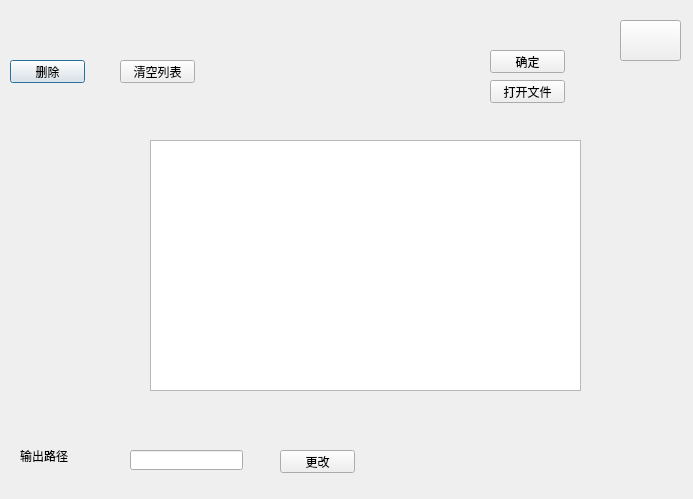
<?xml version="1.0" encoding="UTF-8"?>
<ui version="4.0">
 <class>fbxFile</class>
 <widget class="QDialog" name="fbxFile">
  <property name="geometry">
   <rect>
    <x>0</x>
    <y>0</y>
    <width>693</width>
    <height>499</height>
   </rect>
  </property>
  <property name="windowTitle">
   <string>Dialog</string>
  </property>
  <widget class="QPushButton" name="pushButton_del">
   <property name="geometry">
    <rect>
     <x>10</x>
     <y>60</y>
     <width>75</width>
     <height>23</height>
    </rect>
   </property>
   <property name="text">
    <string>删除</string>
   </property>
  </widget>
  <widget class="QPushButton" name="pushButton_openfile">
   <property name="geometry">
    <rect>
     <x>490</x>
     <y>80</y>
     <width>75</width>
     <height>23</height>
    </rect>
   </property>
   <property name="text">
    <string>打开文件</string>
   </property>
  </widget>
  <widget class="QLabel" name="label">
   <property name="geometry">
    <rect>
     <x>20</x>
     <y>450</y>
     <width>54</width>
     <height>12</height>
    </rect>
   </property>
   <property name="text">
    <string>输出路径</string>
   </property>
  </widget>
  <widget class="QPushButton" name="pushButton_conf">
   <property name="geometry">
    <rect>
     <x>490</x>
     <y>50</y>
     <width>75</width>
     <height>23</height>
    </rect>
   </property>
   <property name="text">
    <string>确定</string>
   </property>
  </widget>
  <widget class="QPushButton" name="pushButton_delAll">
   <property name="geometry">
    <rect>
     <x>120</x>
     <y>60</y>
     <width>75</width>
     <height>23</height>
    </rect>
   </property>
   <property name="text">
    <string>清空列表</string>
   </property>
  </widget>
  <widget class="QTableView" name="tableView">
   <property name="geometry">
    <rect>
     <x>150</x>
     <y>140</y>
     <width>431</width>
     <height>251</height>
    </rect>
   </property>
  </widget>
  <widget class="QLineEdit" name="lineEdit">
   <property name="geometry">
    <rect>
     <x>130</x>
     <y>450</y>
     <width>113</width>
     <height>20</height>
    </rect>
   </property>
  </widget>
  <widget class="QPushButton" name="pushButton_change">
   <property name="geometry">
    <rect>
     <x>280</x>
     <y>450</y>
     <width>75</width>
     <height>23</height>
    </rect>
   </property>
   <property name="text">
    <string>更改</string>
   </property>
  </widget>
  <widget class="QPushButton" name="pushButton_close">
   <property name="geometry">
    <rect>
     <x>620</x>
     <y>20</y>
     <width>61</width>
     <height>41</height>
    </rect>
   </property>
   <property name="text">
    <string/>
   </property>
   <property name="icon">
    <iconset resource="background.qrc">
     <normaloff>:/new/prefix2/Buttons/close.png</normaloff>:/new/prefix2/Buttons/close.png</iconset>
   </property>
  </widget>
 </widget>
 <resources>
  <include location="background.qrc"/>
 </resources>
 <connections/>
</ui>
